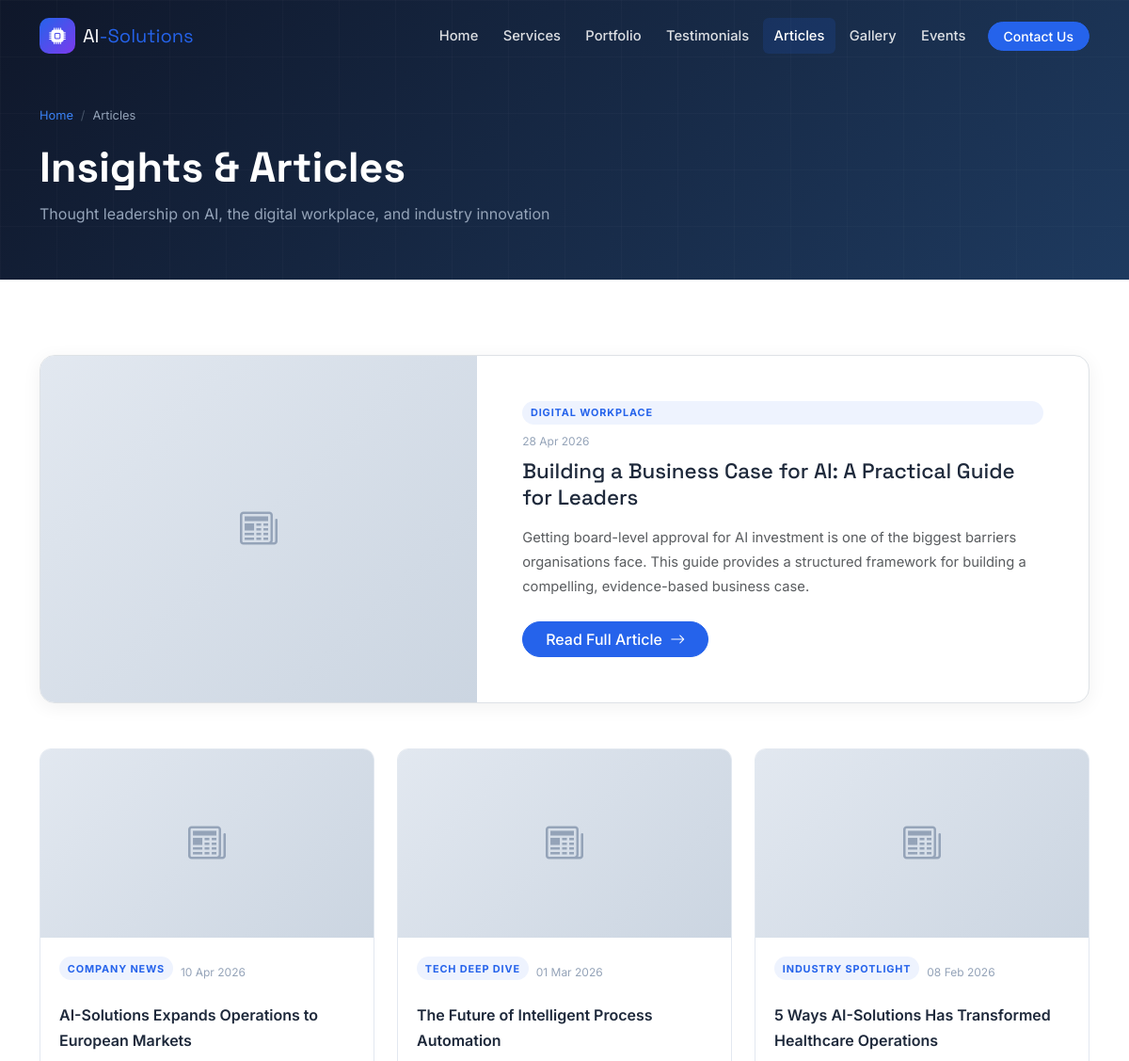
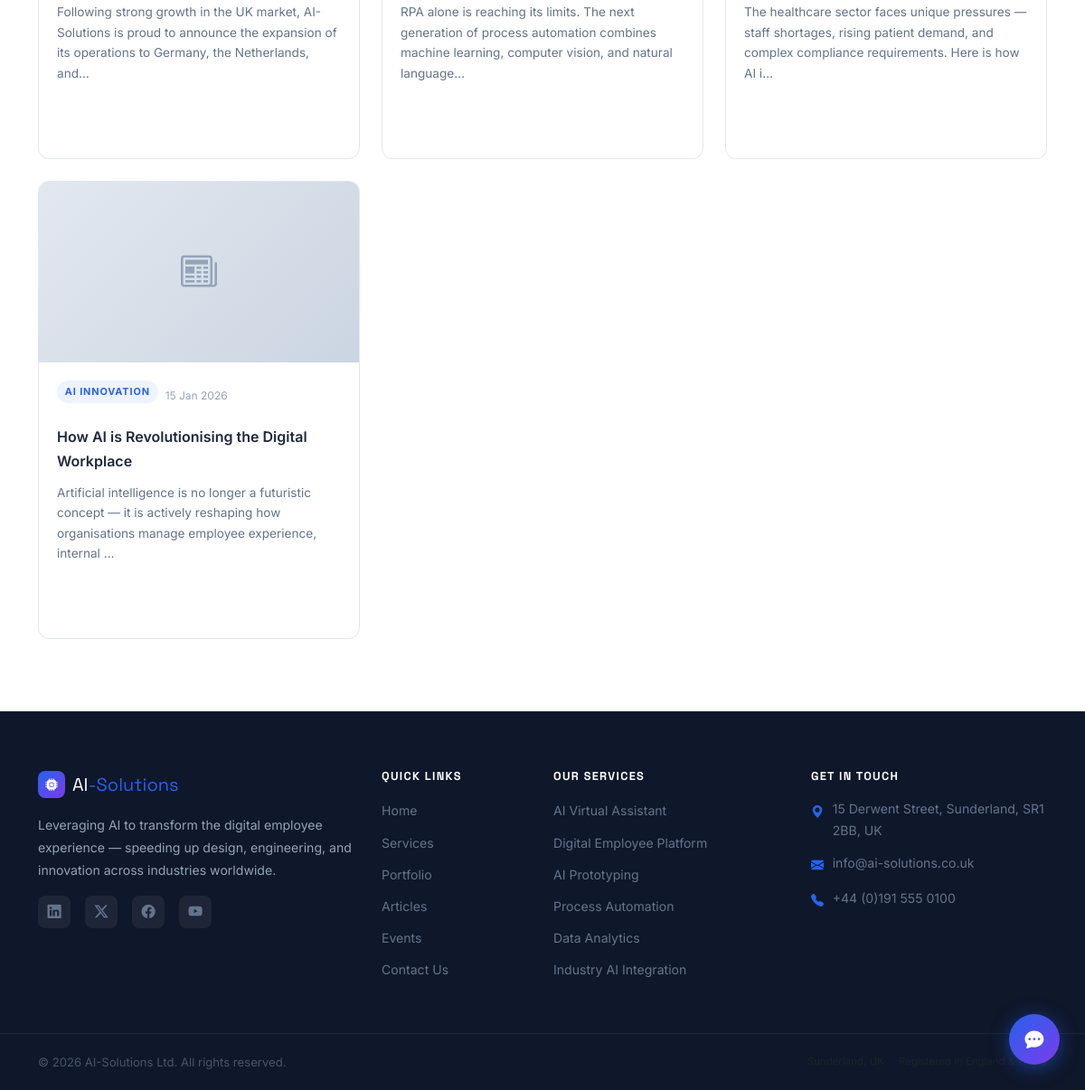
The app's page /articles.php with its own data (2 pictures, top to bottom).
### tables this page shows
CREATE TABLE `articles` (
    `id`             INT           NOT NULL AUTO_INCREMENT,
    `title`          VARCHAR(200)  NOT NULL,
    `category`       VARCHAR(100)  NOT NULL,
    `excerpt`        TEXT          NOT NULL,
    `content`        LONGTEXT      NOT NULL,
    `thumbnail_path` VARCHAR(255)  NOT NULL DEFAULT '',
    `created_at`     TIMESTAMP     NOT NULL DEFAULT CURRENT_TIMESTAMP,
    PRIMARY KEY (`id`)
);

### includes/db.php (called while the page is built, shortened)
<?php
function h(string $str): string {
    return htmlspecialchars($str, ENT_QUOTES, 'UTF-8');
}
function formatDate(string $dateStr, string $format = 'd M Y'): string {
    $ts = strtotime($dateStr);
    return $ts ? date($format, $ts) : '';
}

### articles.php (the view, shortened to what this page needs)
<?php
require_once 'includes/db.php';
try {
    $articles = $pdo->query('SELECT * FROM articles ORDER BY created_at DESC')->fetchAll();
} catch (PDOException $e) {
    $articles = [];
}
$featured = !empty($articles) ? array_shift($articles) : null;
include 'includes/header.php';
include 'includes/navbar.php';
?>
<section class="page-hero">
    <div class="container page-hero-content">
        <nav aria-label="breadcrumb" class="page-hero-breadcrumb mb-3">
            <ol class="breadcrumb">
                <li class="breadcrumb-item"><a href="<?= BASE_URL ?>/index.php">Home</a></li>
                <li class="breadcrumb-item active">Articles</li>
            </ol>
        </nav>
        <h1 class="page-hero-title">Insights & Articles</h1>
        <p class="page-hero-subtitle">Thought leadership on AI, the digital workplace, and industry innovation</p>
    </div>
</section>
<section class="section-white">
    <div class="container">
        <?php if (empty($featured) && empty($articles)): ?>
        <div class="text-center py-5 text-muted">
            <i class="bi bi-newspaper fs-1 d-block mb-3"></i>
            <p>No articles published yet. Check back soon!</p>
        </div>
        <?php else: ?>
        <?php if ($featured): ?>
        <div class="row g-0 mb-5 rounded-4 overflow-hidden border"
             style="background:#fff;box-shadow:0 4px 20px rgba(0,0,0,.06);">
            <div class="col-md-5">
                <?php if (!empty($featured['thumbnail_path'])): ?>
                    <img src="<?= h(imgUrl($featured['thumbnail_path'])) ?>"
                         alt="<?= h($featured['title']) ?>"
                         class="w-100 h-100" style="object-fit:cover;min-height:300px;">
                <?php else: ?>
                    <div class="img-placeholder h-100" style="min-height:300px;">
                        <i class="bi bi-newspaper"></i>
                    </div>
                <?php endif; ?>
            </div>
            <div class="col-md-7 d-flex flex-column justify-content-center p-4 p-md-5">
                <span class="article-category mb-2"><?= h($featured['category']) ?></span>
                <span class="article-date mb-2"><?= formatDate($featured['created_at']) ?></span>
                <h3 class="mb-3" style="font-size:1.4rem;"><?= h($featured['title']) ?></h3>
                <p class="text-muted mb-4" style="font-size:.92rem;line-height:1.75;"><?= h($featured['excerpt']) ?></p>
                <div>
                    <button class="btn btn-primary rounded-pill px-4"
                            data-bs-toggle="modal" data-bs-target="#articleModal"
                            data-title="<?= h($featured['title']) ?>"
                            data-category="<?= h($featured['category']) ?>"
                            data-date="<?= formatDate($featured['created_at']) ?>"
                            data-content="<?= h($featured['content']) ?>">
                        Read Full Article <i class="bi bi-arrow-right ms-1"></i>
                    </button>
                </div>
            </div>
        </div>
        <?php endif; ?>
        <?php if (!empty($articles)): ?>
        <div class="row g-4">
            <?php foreach ($articles as $art): ?>
            <div class="col-lg-4 col-md-6">
                <div class="article-card h-100">
                    <?php if (!empty($art['thumbnail_path'])): ?>
                        <img class="article-img" src="<?= h(imgUrl($art['thumbnail_path'])) ?>" alt="<?= h($art['title']) ?>">
                    <?php else: ?>
                        <div class="article-img-placeholder img-placeholder"><i class="bi bi-newspaper"></i></div>
                    <?php endif; ?>
                    <div class="article-body d-flex flex-column h-100">
                        <div class="d-flex align-items-center gap-2 mb-2">
                            <span class="article-category"><?= h($art['category']) ?></span>
                            <span class="article-date"><?= formatDate($art['created_at']) ?></span>
                        </div>
                        <div class="article-title"><?= h($art['title']) ?></div>
                        <p class="article-excerpt flex-grow-1"><?= h(mb_substr($art['excerpt'], 0, 140)) ?>…</p>
                    </div>
                </div>
            </div>
            <?php endforeach; ?>
        </div>
        <?php endif; ?>
        <?php endif; ?>
    </div>
</section>
<?php include 'includes/footer.php'; ?>

### assets/css/style.css (style rules this page uses)
:root { --brand-dark: #0F172A; --brand-blue: #2563EB; --brand-blue-light:#3B82F6; --brand-blue-glow: rgba(37, 99, 235, 0.15); --brand-violet: #7C3AED; --body-bg: #F8FAFC; --card-bg: #FFFFFF; --text-primary: #1E293B; --text-muted: #64748B; --text-light: #94A3B8; --border-color: #E2E8F0; --shadow-sm: 0 1px 3px rgba(0,0,0,.08), 0 1px 2px rgba(0,0,0,.06); --shadow-md: 0 4px 16px rgba(0,0,0,.10); --shadow-lg: 0 10px 40px rgba(0,0,0,.14); --radius-sm: 8px; --radius-md: 12px; --radius-lg: 20px; --transition: 0.25s ease; --font-body: 'Inter', sans-serif; --font-heading: 'Space Grotesk', sans-serif; }
*, *::before, *::after { box-sizing: border-box; }
html { scroll-behavior: smooth; }
body { font-family: var(--font-body); color: var(--text-primary); background-color: var(--body-bg); line-height: 1.7; overflow-x: hidden; }
h1, h2, h3, h4, h5, h6 { font-family: var(--font-heading); color: var(--text-primary); line-height: 1.25; }
a { color: var(--brand-blue); text-decoration: none; transition: color var(--transition); }
.btn-primary { background-color: var(--brand-blue); border-color: var(--brand-blue); font-weight: 500; transition: background-color var(--transition), transform var(--transition), box-shadow var(--transition); }
section { padding: 5rem 0; }
.section-white { background: #fff; }
.img-placeholder { background: linear-gradient(135deg, #E2E8F0, #CBD5E1); display: flex; align-items: center; justify-content: center; color: #94A3B8; font-size: 2.5rem; min-height: 200px; }
.article-card { background: var(--card-bg); border: 1px solid var(--border-color); border-radius: var(--radius-md); overflow: hidden; height: 100%; transition: all var(--transition); }
.article-img-placeholder { height: 200px; }
.article-body { padding: 1.25rem; }
.article-category { font-size: .68rem; font-weight: 700; letter-spacing: .08em; text-transform: uppercase; color: var(--brand-blue); background: rgba(37,99,235,.08); padding: .2rem .55rem; border-radius: 50px; display: inline-block; margin-bottom: .6rem; }
.article-date { font-size: .75rem; color: var(--text-light); }
.article-title { font-size: 1rem; font-weight: 600; color: var(--text-primary); margin: .4rem 0 .6rem; display: -webkit-box; -webkit-line-clamp: 2; -webkit-box-orient: vertical; overflow: hidden; }
.article-excerpt { font-size: .85rem; color: var(--text-muted); line-height: 1.65; }
.page-hero { background: linear-gradient(135deg, var(--brand-dark) 0%, #1e3a5f 100%); padding: 7rem 0 3.5rem; position: relative; overflow: hidden; }
.page-hero::before { content: ''; position: absolute; inset: 0; background-image: linear-gradient(rgba(255,255,255,.02) 1px, transparent 1px), linear-gradient(90deg, rgba(255,255,255,.02) 1px, transparent 1px); background-size: 60px 60px; }
.page-hero-content { position: relative; z-index: 1; }
.page-hero-title { font-size: clamp(2rem, 4vw, 2.8rem); color: #fff; font-weight: 700; margin-bottom: .5rem; }
.page-hero-subtitle { color: #94A3B8; font-size: 1rem; margin: 0; }
.page-hero-breadcrumb { font-size: .8rem; }
.page-hero-breadcrumb .breadcrumb-item { color: #64748B; }
.page-hero-breadcrumb .breadcrumb-item.active { color: #94A3B8; }
.page-hero-breadcrumb .breadcrumb-item a { color: var(--brand-blue-light); }
.breadcrumb-item + .breadcrumb-item::before { color: #475569; }

### records on screen
articles: category "DIGITAL WORKPLACE", created_at "28 Apr 2026", title "Building a Business Case for AI: A Practical Guide for Leaders", excerpt "Getting board-level approval for AI investment is one of the biggest barriers organisations face. This guide provides a structured framework for building a compelling, evidence-based business case."
articles: category "COMPANY NEWS", created_at "10 Apr 2026", title "AI-Solutions Expands Operations to European Markets", excerpt "Following strong growth in the UK market, AI-Solutions is proud to announce the expansion of its operations to Germany, the Netherlands, and"
articles: category "TECH DEEP DIVE", created_at "01 Mar 2026", title "The Future of Intelligent Process Automation", excerpt "RPA alone is reaching its limits. The next generation of process automation combines machine learning, computer vision, and natural language"
articles: category "INDUSTRY SPOTLIGHT", created_at "08 Feb 2026", title "5 Ways AI-Solutions Has Transformed Healthcare Operations", excerpt "The healthcare sector faces unique pressures — staff shortages, rising patient demand, and complex compliance requirements. Here is how AI i"
articles: category "AI INNOVATION", created_at "15 Jan 2026", title "How AI is Revolutionising the Digital Workplace", excerpt "Artificial intelligence is no longer a futuristic concept — it is actively reshaping how organisations manage employee experience, internal"
